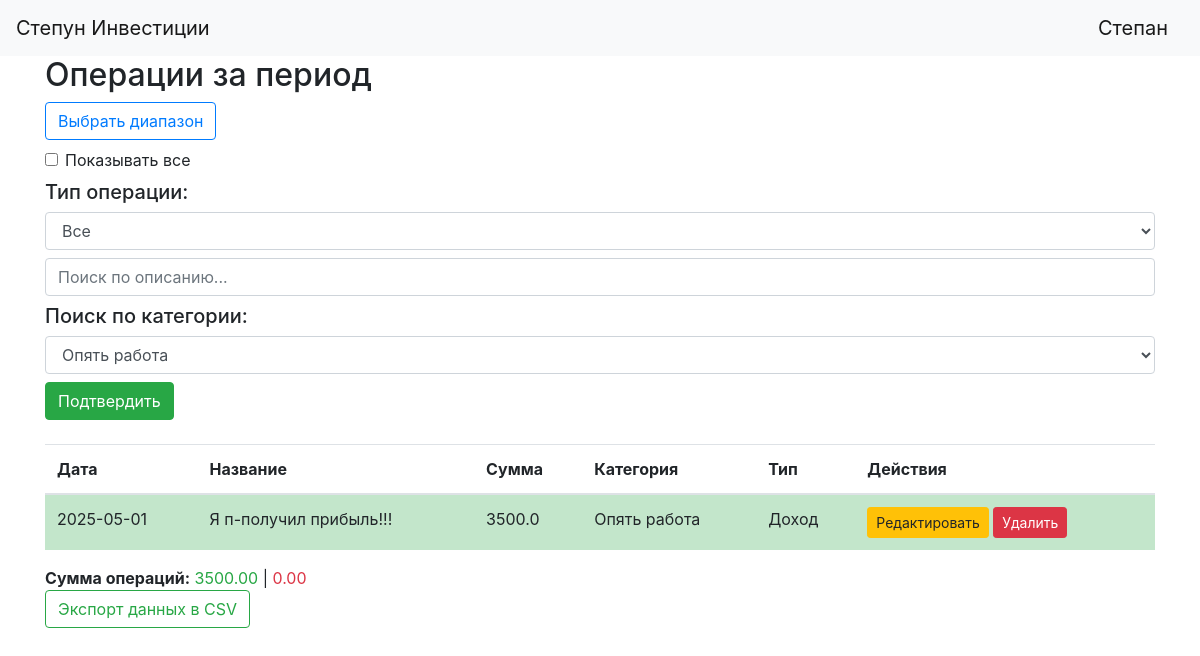
/operations?selected_category=1 (signed in), run on the app's committed database.
### data/users.py (models this page shows, shortened)
class User(SqlAlchemyBase, UserMixin):
    __tablename__ = 'users'
    id = sqlalchemy.Column(sqlalchemy.Integer, primary_key=True, autoincrement=True)
    username = sqlalchemy.Column(sqlalchemy.String, nullable=True, unique=True)
    password_hash = sqlalchemy.Column(sqlalchemy.String, nullable=True)
    email = sqlalchemy.Column(sqlalchemy.String, index=True, unique=True, nullable=True)
    created_date = sqlalchemy.Column(sqlalchemy.DateTime, default=datetime.datetime.now)
    operations = orm.relationship("Operation", back_populates='user')
    categories = orm.relationship("Category", back_populates='user')

### data/operations.py (models this page shows, shortened)
class Operation(SqlAlchemyBase):
    __tablename__ = 'operations'
    id = sqlalchemy.Column(sqlalchemy.Integer, primary_key=True, autoincrement=True)
    date = sqlalchemy.Column(sqlalchemy.DateTime, default=datetime.datetime.now)
    user_id = sqlalchemy.Column(sqlalchemy.Integer, sqlalchemy.ForeignKey("users.id"))
    user = orm.relationship('User')
    amount = sqlalchemy.Column(sqlalchemy.Float, nullable=False)
    category_id = sqlalchemy.Column(sqlalchemy.Integer, sqlalchemy.ForeignKey("category.id"))
    category = orm.relationship("Category")
    type = sqlalchemy.Column(sqlalchemy.String, nullable=False)
    description = sqlalchemy.Column(sqlalchemy.String, nullable=True)

### data/category.py (models this page shows)
class Category(SqlAlchemyBase):
    __tablename__ = 'category'
    id = sqlalchemy.Column(sqlalchemy.Integer, primary_key=True, autoincrement=True)
    name = sqlalchemy.Column(sqlalchemy.String, nullable=True)
    type = sqlalchemy.Column(sqlalchemy.String, nullable=False)
    user_id = sqlalchemy.Column(sqlalchemy.Integer, sqlalchemy.ForeignKey("users.id"), nullable=True)
    user = orm.relationship('User')

### main.py (the view, shortened to what this page needs)
@app.route("/operations", methods=["GET", "POST"])
@login_required
def operations():
    form = PeriodForm()
    page = int(request.args.get("page", 1))
    per_page = 10
    today = date.today()
    start_date = today.replace(day=1)
    end_date = today
    selected_type = 'all'
    selected_category = 'all'
    show_all = False
    search_query = ''
    user_operations = current_user.operations
    db_sess = db_session.create_session()
    user_categories = [{
        'id': c.id,
        'name': c.name,
        'type': c.type
    } for c in current_user.categories]
    base_categories = [{
        'id': c.id,
        'name': c.name,
        'type': c.type
    } for c in db_sess.query(Category).filter(Category.user_id == None)]
    all_categories = [{'id': 'all', 'name': 'Все', 'type': 'all'}]
    all_categories.extend(base_categories + user_categories)
    form.category.choices = [(str(c['id']), c['name']) for c in all_categories]
    if request.method == "POST":
        date_range_str = form.date_range.data
        selected_type = form.operation_type.data
        selected_category = form.category.data
        show_all = 'show_all' in request.form
        search_query = request.form.get('search_query', '')
        if not show_all and date_range_str:
            try:
                start_str, end_str = date_range_str.split(" to ")
                start_date = datetime.strptime(start_str.strip(), "%Y-%m-%d").date()
                end_date = datetime.strptime(end_str.strip(), "%Y-%m-%d").date()
            except ValueError:
                return redirect("/operations")
    else:
        selected_category = request.args.get("selected_category", "all")
        selected_type = request.args.get("selected_type", "all")
        date_range_str = request.args.get("date_range")
        form.date_range.data = ' to '.join([f"{start_date}", f"{end_date}"])
        form.operation_type.data = selected_type
        form.category.data = selected_category
    operations_in_period = user_operations
    if not show_all:
        operations_in_period = filter(
            lambda op: start_date <= op.date.date() <= end_date,
            operations_in_period
        )
    if selected_type != 'all':
        operations_in_period = filter(lambda op: op.type == selected_type, operations_in_period)
    if selected_category != 'all':
        operations_in_period = filter(lambda op: str(op.category_id) == selected_category, operations_in_period)
    if search_query:
        operations_in_period = filter(lambda op: search_query.lower() in op.description.lower(), operations_in_period)
    operations_in_period = list(operations_in_period)
    operations_in_period.sort(key=lambda op: op.date, reverse=True)
    total_pages = math.ceil(len(operations_in_period) / per_page)
    start = (page - 1) * per_page
    end = start + per_page
    current_ops = operations_in_period[start:end]
    return render_template(
        "operations.html",
        form=form,
        operations=current_ops,
        total_pages=total_pages,
        current_page=page,
        selected_type=selected_type,
        selected_category=selected_category,
        show_all=show_all,
        search_query=search_query,
        categories=all_categories
    )

### forms/period.py
class PeriodForm(FlaskForm):
    date_range = HiddenField()
    operation_type = SelectField(
        'Тип операции',
        choices=[('all', 'Все'), ('income', 'Доходы'), ('expense', 'Расходы')],
        default='all',
        validators=[DataRequired()]
    )
    category = SelectField('Категория', choices=[('all', 'Все')], default='all', validators=[Optional()])
    submit = SubmitField("Подтвердить")

### data/db_session.py (called while the page is built)
def create_session() -> Session:
    global __factory
    return __factory()

### main.py (called while the page is built)
@login_manager.user_loader
def load_user(user_id):
    db_sess = db_session.create_session()
    return db_sess.query(User).get(user_id)

### templates/operations.html (shortened to what this page needs)
{% extends "base.html" %}
{% block content %}
<h2>Операции за период</h2>
<form method="POST" id="filterForm">
    <button type="button" class="btn btn-outline-primary mb-2" id="openPicker">Выбрать диапазон</button>
    <div class="form-check mb-2">
        <input class="form-check-input" type="checkbox" id="show_all" name="show_all" {% if show_all %}checked{% endif %}>
        <label class="form-check-label" for="show_all">Показывать все</label>
    </div>
    <h5>Тип операции:</h5>
    {{ form.operation_type(class="form-control mb-2") }}
    <input type="text" name="search_query" class="form-control mb-2" placeholder="Поиск по описанию..." value="{{ search_query }}">
    <h5>Поиск по категории:</h5>
    {{ form.category(class="form-control mb-2") }}
    {{ form.submit(class="btn btn-success") }}
</form>
{% if operations %}
    {% set ns = namespace(income=0, expense=0) %}
    <table class="table table-striped mt-4">
        <thead>
            <tr>
                <th>Дата</th>
                <th>Название</th>
                <th>Сумма</th>
                <th>Категория</th>
                <th>Тип</th>
                <th>Действия</th>
            </tr>
        </thead>
        <tbody>
            {% for op in operations %}
                {% if op.type == 'income' %}
                    {% set ns.income = ns.income + op.amount %}
                {% else %}
                    {% set ns.expense = ns.expense + op.amount %}
                {% endif %}
                <tr class="{{ 'table-success' if op.type == 'income' else 'table-danger' }}">
                    <td>{{ op.date.strftime('%Y-%m-%d') }}</td>
                    <td>{{ op.description }}</td>
                    <td>{{ op.amount }}</td>
                    {% set matched_category = categories | selectattr('id', 'equalto', op.category_id) | list | first %}
                    <td>{{ matched_category.name if matched_category else 'Без категории' }}</td>
                    <td>{{ 'Доход' if op.type == 'income' else 'Расход' }}</td>
                    <td>
                        <a href="{{ url_for('edit_operation', id=op.id) }}" class="btn btn-warning btn-sm">Редактировать</a>
                        <form method="POST" action="{{ url_for('delete_operation', id=op.id) }}"
                              style="display:inline;" onsubmit="return confirm('Удалить операцию?');">
                            <button type="submit" class="btn btn-danger btn-sm">Удалить</button>
                        </form>
                    </td>
                </tr>
            {% endfor %}
        </tbody>
    </table>
    <div class="mt-3 fs-5">
       <strong>Сумма операций:</strong> <span class="text-success">{{ "%.2f"|format(ns.income) }}</span> | <span class="text-danger">{{ "%.2f"|format(ns.expense) }}</span><br>
    </div>
    <button class="btn btn-outline-success mb-3" id="exportCSV">Экспорт данных в CSV</button>
{% endif %}
{% endblock %}

### templates/base.html (shortened to what this page needs)
<!doctype html>
<html lang="en">
<head>
    <link rel="stylesheet"
          href="https://stackpath.bootstrapcdn.com/bootstrap/4.4.1/css/bootstrap.min.css"
>
    <link rel="stylesheet" href="https://cdn.jsdelivr.net/npm/flatpickr/dist/flatpickr.min.css">
</head>
<body>
<header>
    <nav class="navbar navbar-light bg-light">
        <a class="navbar-brand" href="/">Степун Инвестиции</a>
        {% if current_user.is_authenticated %}
            <a class="navbar-brand" href="/logout">{{ current_user.username }}</a>
        {% else %}
            <p>
                <a class="btn btn-primary " href="/register">Зарегистрироваться</a>
                <a class="btn btn-success" href="/login">Войти</a>
            </p>
        {% endif %}
    </nav>
</header>
<main role="main" class="container">
    {% block content %}{% endblock %}
</main>
</body>
</html>

### data on the page
User: username "Степан"
Operation: date "2025-05-01", description "Я п-получил прибыль!!!", amount "3500.0", type "Доход"
Category: name "Опять работа"

### other printed values
{{ "%.2f"|format(ns.income) }} "3500.00"
{{ "%.2f"|format(ns.expense) }} "0.00"
